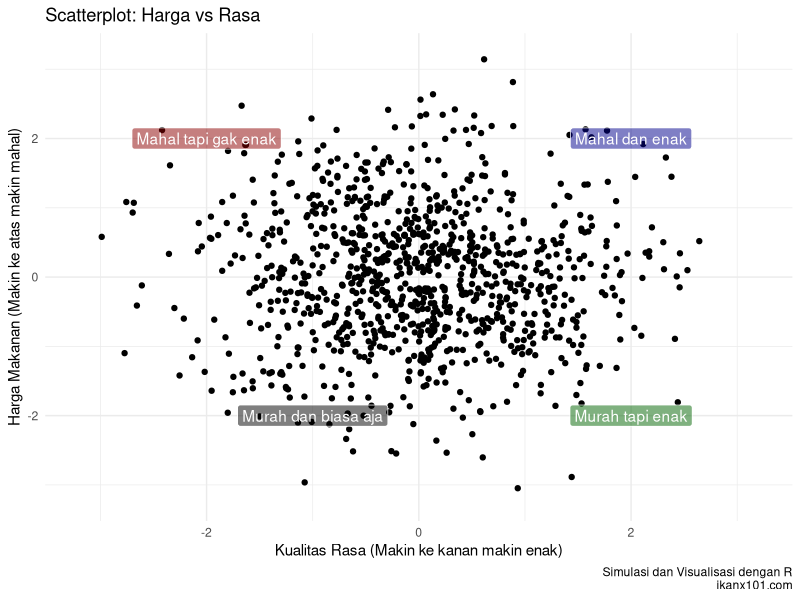
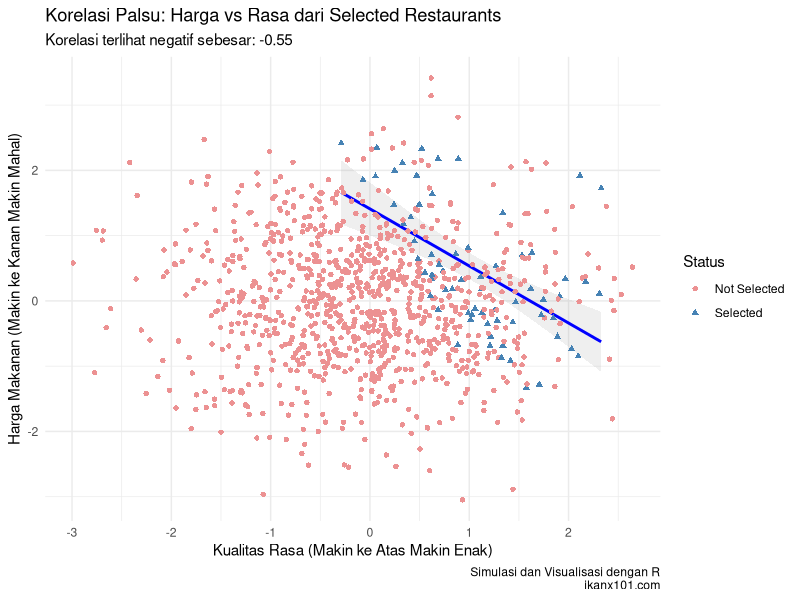

The R source for these figures, in order:
## ---- chunk 1
#| include: false
rm(list=ls())

library(ggplot2)
library(dplyr)
library(patchwork)

set.seed(2026) # Menggunakan tahun sekarang
## ---- chunk 2
#| include: false

# 1. Membuat data 1.000 Restoran (Populasi Asli)
# Kita asumsikan harga dan rasa tidak berhubungan (acak)
n <- 1000
restoran <- data.frame(
  id = 1:n,
  harga = rnorm(n, mean = 0, sd = 1),
  rasa = rnorm(n, mean = 0, sd = 1)) 
## ---- chunk 3
restoran %>% 
  ggplot(aes(x = rasa,
             y = harga)) +
  geom_point() +
  ylim(-3.2,3.2) +
  xlim(-3.2,3.2) +
  labs(title = "Scatterplot: Harga vs Rasa",
       x = "Kualitas Rasa (Makin ke kanan makin enak)",
       y = "Harga Makanan (Makin ke atas makin mahal)",
       caption = "Simulasi dan Visualisasi dengan R\nikanx101.com") +
  theme_minimal() +
  annotate("label",x = -2,y = 2,label ="Mahal tapi gak enak",fill = "darkred",
           color = "white",alpha = .5) +
  annotate("label",x = -1,y = -2,label ="Murah dan biasa aja",fill = "black",
           color = "white",alpha = .5) +
  annotate("label",x = 2,y = -2,label ="Murah tapi enak",fill = "darkgreen",
           color = "white",alpha = .5) +
  annotate("label",x = 2,y = 2,label ="Mahal dan enak",fill = "darkblue",
           color = "white",alpha = .5)

## ---- chunk 4
#| include: false

# 2. Filter Seleksi yang Lebih Ketat (The Berkson's Trap)
# Kita hanya melirik restoran yang:
restoran <- restoran %>%
  mutate(skor = .5 * harga + 1.25 * rasa) %>% 
  mutate(status = ifelse(skor >= .75, 
                         "Kita Beli", "Gak Dilirik"))

# 3. Ambil data yang pernah kita beli saja
restoran <- 
  restoran %>% 
  mutate(pilih = sample(0:1,nrow(restoran),prob = c(.8,.2),replace = T)) %>% 
  mutate(status_final = ifelse((status == "Kita Beli" & pilih == 1),
                               "Selected","Not Selected")) 
data_beli = 
  restoran %>% 
  filter(status_final == "Selected")

# Cek korelasi pada data yang kita beli
korelasi_palsu <- cor(data_beli$harga, data_beli$rasa)
## ---- chunk 5
# Plot Data yang Kita Beli
ggplot(restoran, aes(x = rasa, y = harga)) +
  geom_smooth(aes(x = rasa,y = harga),
              data = data_beli,
              method = "lm", color = "blue",
              alpha = .15) +
  geom_point(aes(color = as.factor(status_final),
                 shape = as.factor(status_final)
                 )
             ) +
  labs(title = "Korelasi Palsu: Harga vs Rasa dari Selected Restaurants",
       subtitle = paste("Korelasi terlihat negatif sebesar:", round(korelasi_palsu, 2)),
       y = "Harga Makanan (Makin ke Kanan Makin Mahal)",
       x = "Kualitas Rasa (Makin ke Atas Makin Enak)",
       color = "Status",
       shape = "Status",
       caption = "Simulasi dan Visualisasi dengan R\nikanx101.com") +
  theme_minimal() +
  scale_color_manual(values = c("#EC9192","steelblue"))

